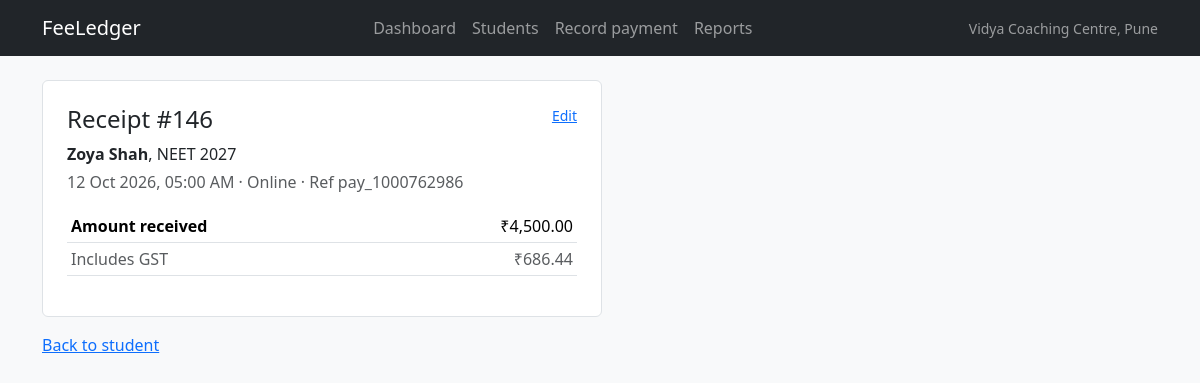
The page /index.php/payments/receipt/146 on the database its author committed.
### tables this page shows
CREATE TABLE payments (
  id INT UNSIGNED NOT NULL AUTO_INCREMENT PRIMARY KEY,
  student_id INT UNSIGNED NOT NULL,
  batch_id INT UNSIGNED NOT NULL,
  amount DECIMAL(10,2) NOT NULL,
  mode ENUM('counter','online') NOT NULL,
  status ENUM('captured','pending','failed') NOT NULL DEFAULT 'captured',
  gateway_ref VARCHAR(40) NULL,
  remarks VARCHAR(255) NULL,
  paid_at DATETIME NOT NULL,
  KEY idx_payments_student (student_id),
  KEY idx_payments_batch_paid (batch_id, paid_at),
  KEY idx_payments_paid (paid_at),
  CONSTRAINT fk_payments_student FOREIGN KEY (student_id) REFERENCES students (id)
);

CREATE TABLE students (
  id INT UNSIGNED NOT NULL AUTO_INCREMENT PRIMARY KEY,
  batch_id INT UNSIGNED NOT NULL,
  name VARCHAR(120) NOT NULL,
  phone VARCHAR(15) NOT NULL,
  email VARCHAR(150) NULL,
  joined_on DATE NOT NULL,
  discount DECIMAL(10,2) NOT NULL DEFAULT 0,
  KEY idx_students_batch (batch_id),
  CONSTRAINT fk_students_batch FOREIGN KEY (batch_id) REFERENCES batches (id)
);

CREATE TABLE batches (
  id INT UNSIGNED NOT NULL AUTO_INCREMENT PRIMARY KEY,
  name VARCHAR(100) NOT NULL,
  start_date DATE NOT NULL,
  monthly_fee DECIMAL(10,2) NOT NULL,
  installments TINYINT UNSIGNED NOT NULL,
  status ENUM('active','paused') NOT NULL DEFAULT 'active'
);

### application/core/MY_Controller.php (called while the page is built, shortened)
<?php
class MY_Controller extends CI_Controller {
	public function __construct()
	{
		$this->load->model(array('batch_model', 'student_model', 'installment_model', 'payment_model'));
	}
	protected function render($view, array $data = array())
	{
		$data['content'] = $this->load->view($view, $data, TRUE);
		$data['centre_name'] = $this->config->item('centre_name');
		$this->load->view('layout', $data);
	}
}

### application/controllers/Payments.php (called while the page is built, shortened)
<?php
class Payments extends MY_Controller {
	public function receipt($id)
	{
		$payment = $this->payment_model->get($id);
		$gst_rate = $this->config->item('gst_rate');
		$this->render('payments/receipt', array(
			'title'   => 'Receipt #' . $payment->id,
			'payment' => $payment,
			'gst'     => round($payment->amount - $payment->amount / (1 + $gst_rate), 2),
		));
	}
}

### index.php (called while the page is built, shortened)
<?php
require_once BASEPATH.'core/CodeIgniter.php';

### application/models/Payment_model.php (called while the page is built, shortened)
<?php
class Payment_model extends CI_Model {
	public function get($id)
	{
		return $this->db->select('p.*, s.name AS student_name, b.name AS batch_name')
			->from('payments p')
			->join('students s', 's.id = p.student_id')
			->join('batches b', 'b.id = p.batch_id')
			->where('p.id', (int) $id)
			->get()->row();
	}
}

### application/helpers/legacy_helper.php (called while the page is built, shortened)
<?php
if ( ! function_exists('format_inr'))
{
	function format_inr($amount)
	{
		$amount = (float) $amount;
		$negative = $amount < 0;
		$parts = explode('.', number_format(abs($amount), 2, '.', ''));
		$whole = $parts[0];
		$last3 = substr($whole, -3);
		$rest = substr($whole, 0, -3);
		if ($rest !== '' && $rest !== FALSE)
		{
			$rest = preg_replace('/\B(?=(\d{2})+(?!\d))/', ',', $rest);
			$whole = $rest . ',' . $last3;
		}
		return ($negative ? '-' : '') . '₹' . $whole . '.' . $parts[1];
	}
}

### application/views/payments/receipt.php (the view, shortened to what this page needs)
<div class="bg-white border rounded p-4" style="max-width: 560px">
	<div class="d-flex justify-content-between">
		<h1 class="h4">Receipt #<?php echo (int) $payment->id; ?></h1>
		<a href="<?php echo site_url('payments/edit/' . $payment->id); ?>" class="small">Edit</a>
	</div>
	<p class="mb-1"><strong><?php echo html_escape($payment->student_name); ?></strong>, <?php echo html_escape($payment->batch_name); ?></p>
	<p class="text-muted" data-paid-at="<?php echo date('Y-m-d H:i', strtotime($payment->paid_at)); ?>">
		<?php echo date('d M Y, h:i A', strtotime($payment->paid_at)); ?> · <?php echo html_escape(ucfirst($payment->mode)); ?>
		<?php if ($payment->gateway_ref): ?> · Ref <?php echo html_escape($payment->gateway_ref); ?><?php endif; ?>
	</p>
	<table class="table table-sm">
		<tr><th>Amount received</th><td class="text-end"><?php echo format_inr($payment->amount); ?></td></tr>
		<tr><td class="text-muted">Includes GST</td><td class="text-end text-muted"><?php echo format_inr($gst); ?></td></tr>
	</table>
</div>
<p class="mt-3"><a href="<?php echo site_url('students/view/' . $payment->student_id); ?>">Back to student</a></p>

### rows shown on the page
payments: id "146", student.name "Zoya Shah", batch.name "NEET 2027", paid_at "12 Oct 2026, 05:00 AM", mode "Online", gateway_ref "pay_1000762986", amount "₹4,500.00"

### other values the page prints
$centre_name "Vidya Coaching Centre, Pune"
format_inr($gst) "₹686.44"
